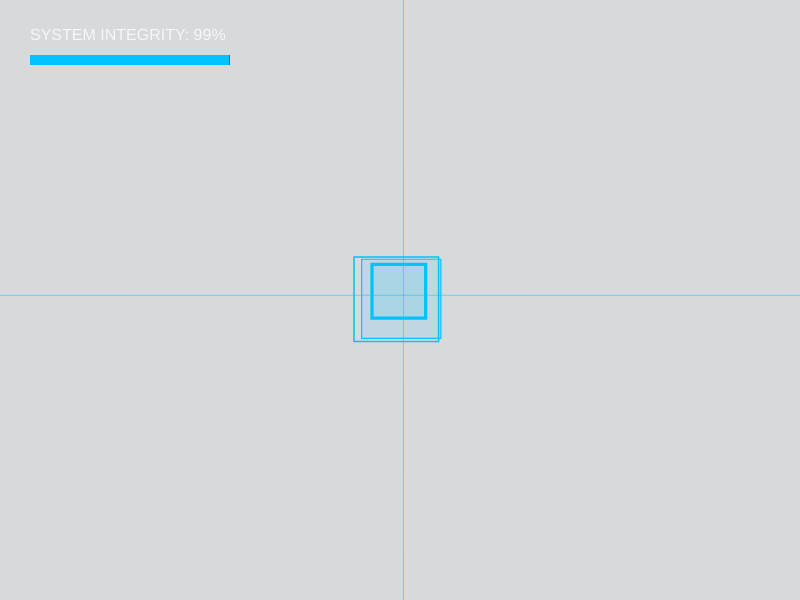
Frame 1 (no input)
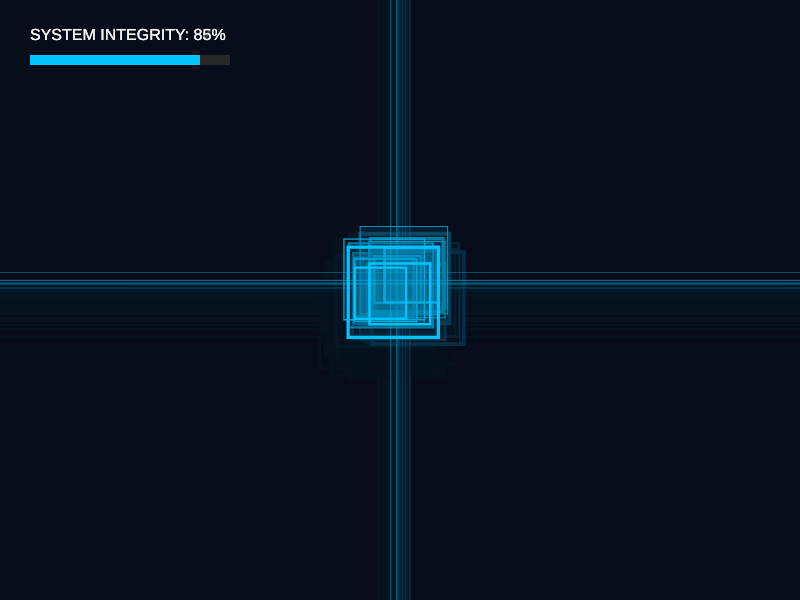
Frame 60 (no input)
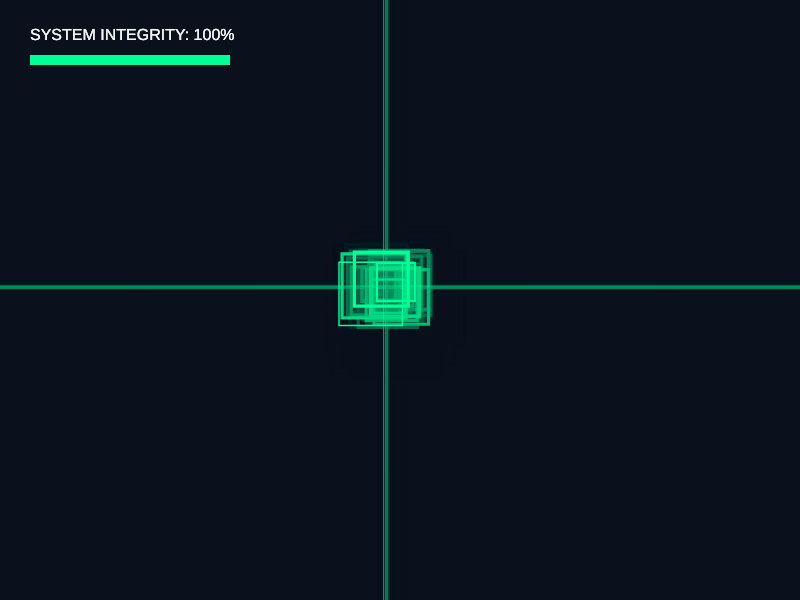
Frame 120 (the mouse pressed at the canvas centre since frame 60)

The p5.js sketch that drew these frames (run headless with seeded random() and noise() and a simulated clock; from frame 60 on, the mouse is pressed at the canvas centre):

// p5.js sketch
// ── sketch.js
/*
  Name: Jeffery Chong
  Title: Catch the Glitch
  Instructions: 
    - Move your mouse over the moving glitch anomalies to "patch" them.
    - Click the mouse to instantly scramble the glitch's color palette.
    - Press any key to reset the system stability if it drops too low.
  Description: 
    This theme explores the theme of digital instability and human intervention. 
    A generative "glitch core" constantly threatens to destabilize the canvas, while the user 
    acts as a manual debugger, trying to keep the system balanced by tracking the anomaly.
*/

// 1. Declared variables
let glitchX;
let glitchY;
let glitchSize;
let systemStability;
let integrityColor;
let glitchSpeed;

function setup() {
  // Makes the canvas responsive to the initial window size
  createCanvas(800, 600);
  rectMode(CENTER);
  resetSystem();
}

function draw() {
  // Dark cyber background with a slight alpha trail for motion blur
  background(10, 15, 25, 40);

  // Calculate distance between mouse (user patcher) and the glitch core
  let distance = dist(mouseX, mouseY, glitchX, glitchY);

  // 2. Conditional statement using if, else if, and else
  if (distance < glitchSize / 2) {
    // User is successfully "catching" the glitch
    systemStability += 1.5; 
    integrityColor = color(0, 255, 150); // Healing Green
    
    // Slow down the glitch as it is being contained
    glitchX += random(-2, 2);
    glitchY += random(-2, 2);
  } else if (systemStability > 30) {
    // Glitch is loose and actively destabilizing the system
    systemStability -= 0.25;
    integrityColor = color(0, 195, 255); // Standard Cyber Blue
    
    // 3. Use of the random() function for chaotic glitch movement
    glitchX += random(-glitchSpeed, glitchSpeed);
    glitchY += random(-glitchSpeed, glitchSpeed);
  } else {
    // Critical Failure State: System stability is dangerously low (< 30%)
    systemStability -= 0.5;
    integrityColor = color(255, 50, 75); // Danger Red
    
    // Glitch becomes highly erratic and aggressive
    glitchX += random(-glitchSpeed * 2, glitchSpeed * 2);
    glitchY += random(-glitchSpeed * 2, glitchSpeed * 2);
    
    // Screen shake effect
    translate(random(-3, 3), random(-3, 3));
  }

  // Constrain variables to valid ranges
  systemStability = constrain(systemStability, 0, 100);
  glitchX = constrain(glitchX, 50, width - 50);
  glitchY = constrain(glitchY, 50, height - 50);

  // Draw the Glitch Core (Advanced concept: Generative digital artifacts)
  drawGlitchCore();

  // Draw HUD (Heads Up Display) showing system health
  drawHUD();
}

// Advanced Concept: Layered, procedural shapes creating a digitized glitch effect
function drawGlitchCore() {
  stroke(integrityColor);
  noFill();
  
  // Dynamic matrix lines pointing to the glitch
  strokeWeight(0.5);
  line(glitchX, 0, glitchX, height);
  line(0, glitchY, width, glitchY);

  // Layered digital squares
  for (let i = 0; i < 3; i++) {
    strokeWeight(random(1, 4));
    let offset = random(-15, 15);
    
    if (random(1) > 0.5) {
      fill(red(integrityColor), green(integrityColor), blue(integrityColor), 30);
    } else {
      noFill();
    }
    
    rect(glitchX + offset, glitchY + random(-10, 10), glitchSize * random(0.5, 1.2));
  }
}

function drawHUD() {
  noStroke();
  fill(255, 200);
  textSize(16);
  fontFamily = 'monospace';
  text(`SYSTEM INTEGRITY: ${floor(systemStability)}%`, 30, 40);
  
  // Health bar layout
  fill(40);
  rect(130, 60, 200, 10);
  fill(integrityColor);
  rectMode(CORNER);
  rect(30, 55, map(systemStability, 0, 100, 0, 200), 10);
  rectMode(CENTER); // Reset to center mode
  
  if (systemStability <= 0) {
    fill(255, 0, 0);
    textSize(32);
    text("SYSTEM COLLAPSE", width / 2 - 150, height / 2);
  }
}

// 4. Mouse Input
function mousePressed() {
  // Scramble the glitch size and speed when clicked, forcing it to mutate
  glitchSize = random(40, 120);
  glitchSpeed = random(5, 15);
  
  // Visual burst flash
  background(255, 50);
}

// 4. Keyboard Input
function keyPressed() {
  // Emergency reboot if things get out of hand
  resetSystem();
}

// Helper function to initialize/reset variables
function resetSystem() {
  glitchX = width / 2;
  glitchY = height / 2;
  glitchSize = 80;
  glitchSpeed = 8;
  systemStability = 100;
  integrityColor = color(0, 195, 255);
}

// Ensures responsiveness if the browser window size changes mid-experience
function windowResized() {
  resizeCanvas(800, 600);
  resetSystem();
}
